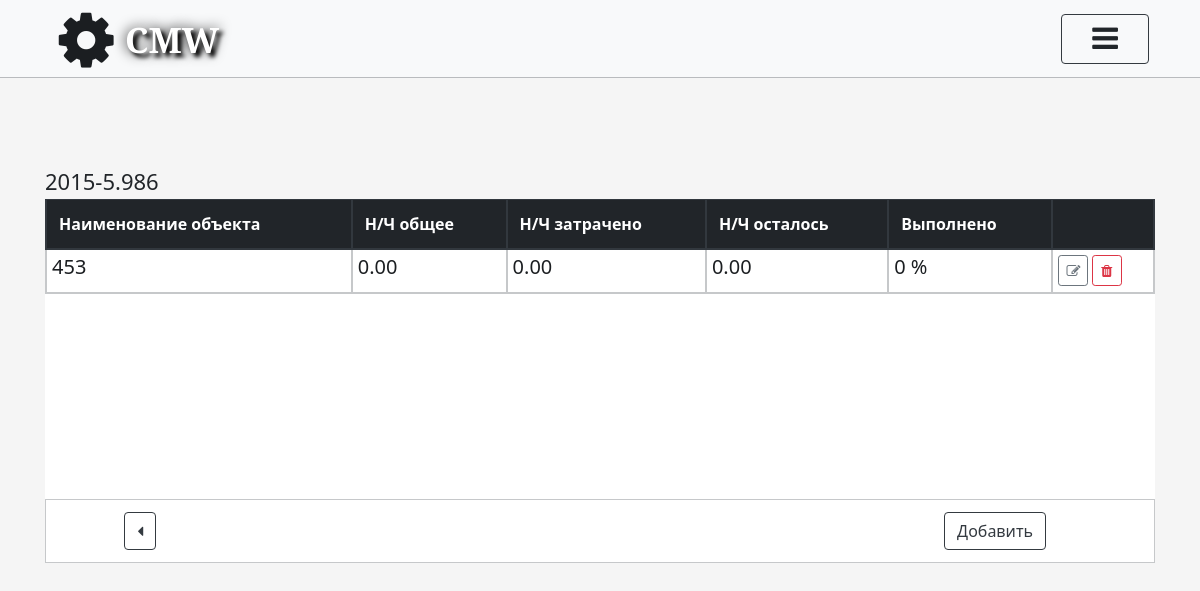
Before: /projects/detail/2015-5986-1589274616/objects/ (signed in) with the older database file.
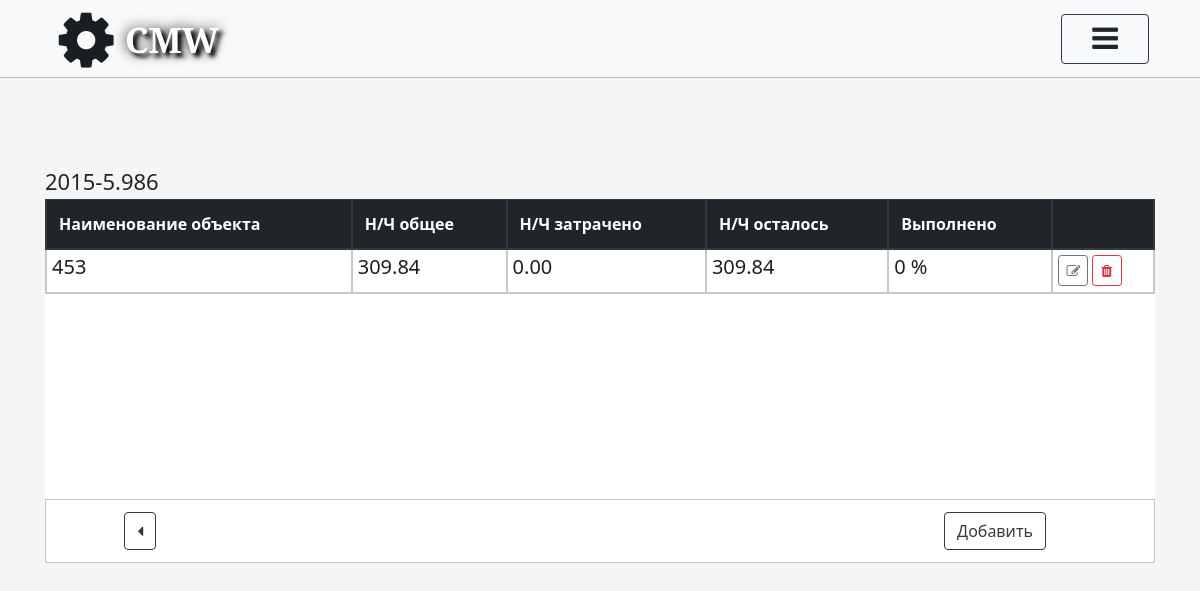
After: the same page with the newer database file.
### object/models.py (models this page shows, shortened)
class Object(models.Model):
    Name_Object = models.CharField(max_length=500, verbose_name='Наименование объекта', unique=True)
    Adress_Object = models.TextField(verbose_name='Адрес', unique=True)
    NCH_General = models.DecimalField(verbose_name='Н/Ч общее', max_digits=6, decimal_places=2)
    NCH_Spent = models.DecimalField(default=0, verbose_name='Н/Ч затрачено', max_digits=6, decimal_places=2)
    NCH_Left = models.DecimalField(default=0, verbose_name='Н/Ч осталось', max_digits=6, decimal_places=2)
    Perform_proc = models.SmallIntegerField(default=0, verbose_name='Выполнено')
    ID_Project = models.ForeignKey(Project, on_delete=models.CASCADE, verbose_name='Проект')
    ID_Rukovoditel = models.ForeignKey(CustomUser, on_delete=models.CASCADE, verbose_name='Руководитель',
                                       related_name='Руководитель', blank=True, null=True)
    ID_Menedger = models.ForeignKey(CustomUser, on_delete=models.CASCADE, verbose_name='Менеджер',
                                    related_name='Менеджер', blank=True, null=True)
    ID_Ingener = models.ForeignKey(CustomUser, on_delete=models.CASCADE, verbose_name='Инженер',
                                   related_name='Инженер', blank=True, null=True)
    ID_Montazhnik = models.ForeignKey(CustomUser, on_delete=models.CASCADE, verbose_name='Старший_монтажник',
                                      related_name='Старший_монтажник', blank=True, null=True)
    FIO_zakazchika = models.CharField(max_length=500, verbose_name='ФИО заказчика', blank=True)
    Number_phone = models.CharField(max_length=20, verbose_name='Номер телефона заказчика', blank=True)
    Note = models.TextField(verbose_name='Примечание', blank=True)
    slug = models.SlugField(max_length=150, blank=True)
    class Meta:
        verbose_name = "Объект"
        verbose_name_plural = "Объекты"

### object/views.py (the view)
# urls.py: 2. Add a URL to urlpatterns:  path('', views.home, name='home')
def home(request, slug_proj):
    name_project = Project.objects.get(slug__iexact=slug_proj)
    objects = Object.objects.filter(ID_Project=name_project.pk)
    if not request.user.has_perm('object.change_object') and not request.user.has_perm(
            'object.delete_object') and not request.user.has_perm('object.add_object'):
        return render(request, "object/home.html",
                      {'slug_project': slug_proj, "object_list": objects, "name_project": name_project,
                       'error_perm': 'У вас недостаточно прав', })
    return render(request, 'object/home.html', {"object_list": objects, "name_project": name_project,
                                                "slug_project": slug_proj})

### project/models.py (called while the page is built)
    def get_full_name(self):
        full_name = '%s %s %s' % (self.last_name, self.first_name, self.patronymic_name)
        return full_name.strip()

    def get_id_position(self):
        id_position = self.ID_Position
        return id_position

    def get_email(self):
        email = self.email
        return email

### templates/object/home.html (shortened to what the changed rows need)
{% extends 'registration/../wrapper.html' %}
{% load static %}
{% block add_style %}
    <link rel="stylesheet" href="{% static 'css/objects_table.css' %}">
    <link rel="stylesheet" href="{% static 'css/plan_work.css' %}">
{% endblock %}
{% block entr %}
    {% if user.is_authenticated %}
        <div class="">
            <div class="zone">
                <table class="table " style="">
                    <thead class="thead-dark">
                    <tr>
                        <th scope="col" class="higher">Наименование объекта</th>
                        <th scope="col" class="higher">Н/Ч общее</th>
                        <th scope="col" class="higher">Н/Ч затрачено</th>
                        <th scope="col" class="higher">Н/Ч осталось</th>
                        <th scope="col" class="higher">Выполнено</th>
                        {% if not error_perm %}
                            <th scope="col" class="higher"></th>
                        {% endif %}
                    </tr>
                    </thead>
                    <tbody>
                    {% for table in object_list %}
                        <tr class="str" style="transition: all 0.1s ease;">
                            <td ><a
                                    href="{% url 'object:detail' slug=table.slug slug_proj=name_project.slug %}">
                                <h5>{{ table.Name_Object }}</h5></a></td>
                            <td ><a
                                    href="{% url 'object:detail' slug=table.slug slug_proj=name_project.slug %}">
                                <h5>{{ table.NCH_General }}</h5></a></td>
                            <td ><a
                                    href="{% url 'object:detail' slug=table.slug slug_proj=name_project.slug %}">
                                <h5>{{ table.NCH_Spent }}</h5></a></td>
                            <td><a href="{% url 'object:detail' slug=table.slug slug_proj=name_project.slug %}">
                                <h5>{{ table.NCH_Left }}</h5></a></td>
                            <td><a href="{% url 'object:detail' slug=table.slug slug_proj=name_project.slug %}">
                                <h5>{{ table.Perform_proc }} %</h5></a></td>
                            {% if not  error_perm %}
                                <td>
                                    <a class="btn btn-outline-secondary btn-sm mx-auto"
                                       style="width: 30px"
                                       type="button"
                                       id="btn_change_object"
                                       href="{% url 'object:update' slug=table.slug slug_proj=name_project.slug %}">
                                        <i class="fa fa-pencil-square-o" aria-hidden="true"></i>
                                    </a>
                                    <a class="btn btn-outline-danger btn-sm mx-auto" style="width: 30px"
                                       type="button"
                                       id="btn_change_object"
                                       href="{% url 'object:delete' slug=table.slug slug_proj=name_project.slug %}">
                                        <i class="fa fa-trash" aria-hidden="true"></i>
                                    </a>
                                </td>
                            {% endif %}
                        </tr>
                    {% endfor %}
                    </tbody>
                </table>
            </div>
        </div>
    {% else %}
        {% include 'registration/errorPage_auth.html' %}
    {% endif %}
{% endblock %}

Changed rows visible on the page:
changed Object: NCH_General "0.00" → "309.84"; NCH_Left "0.00" → "309.84"
